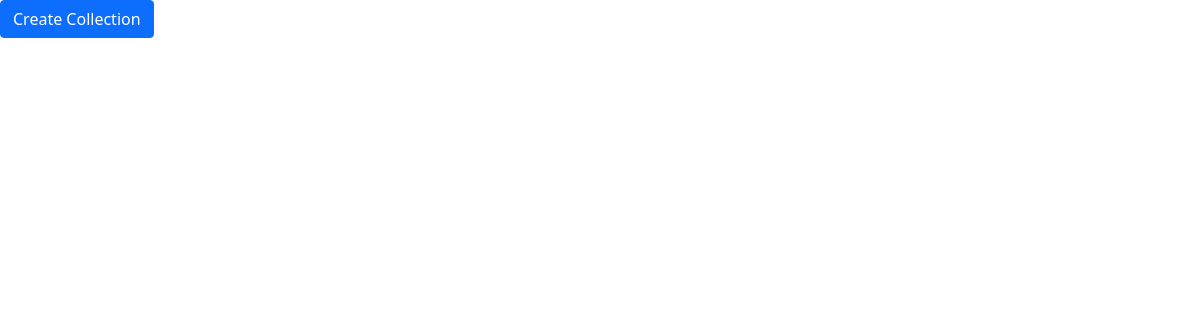
Page /shared-photo-library/collections (signed in) on the earlier database version.
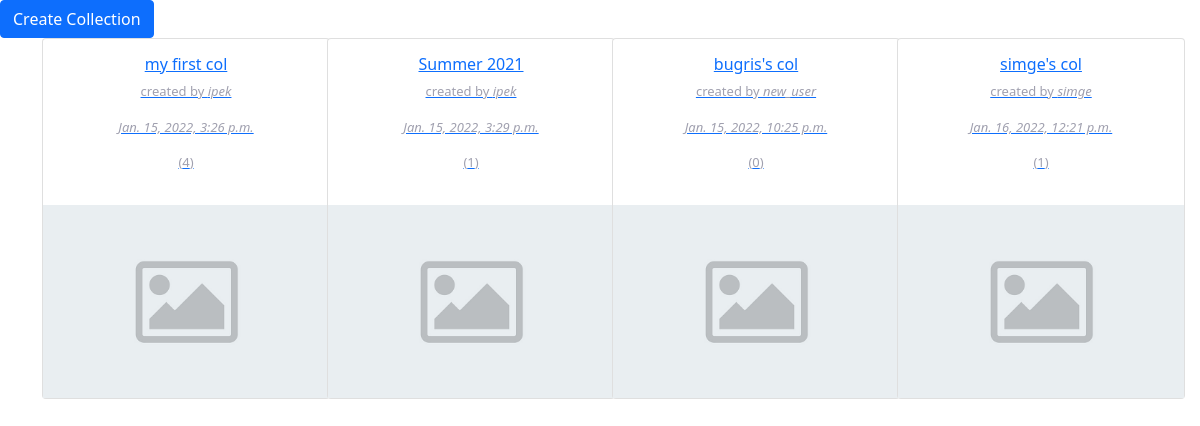
Same page on the later database version.
### shared_photo_library/models.py (models this page shows, shortened)
class Collection(models.Model):
    owner = models.ForeignKey(User, on_delete=models.CASCADE, related_name='col_owner')
    collection_name = models.CharField(max_length=100)
    shared_users = models.ManyToManyField(User, related_name='shared_collections')
    views = models.ManyToManyField(FilterView)
    cover = models.ImageField(default='empty_col.jpg')
    created_date = models.DateTimeField(default=timezone.now)
    photos = models.ManyToManyField(Photo, related_name='col_photos')

### shared_photo_library/views.py (the view, shortened to what this page needs)
# urls.py: path('collections', CollectionView.as_view(), name="collections"),
class CollectionView(View):
    def get(self, request):
        form = CreateCollection()
        logged_in_user = request.user
        users_collections = list(Collection.objects.filter(owner=logged_in_user).annotate(photo_number=Count('photos')))
        shared_collections = list(Collection.objects.filter(shared_users=logged_in_user).annotate(photo_number=Count('photos')))
        collections = users_collections + shared_collections
        return render(request, 'shared_photo_library/collections.html',
                      {'user': logged_in_user, 'form': form, 'collections': collections,
                       'users_collections': users_collections, 'shared_collections': shared_collections})

### shared_photo_library/templates/shared_photo_library/collections.html (shortened to what this page needs)
{% extends 'base.html' %}
{% load static %}
{% block head %}
    <link rel="stylesheet" href="{% static 'css/my_profile.css' %}?v1.2">
{% endblock %}
{% block body %}
<button type="button" class="btn btn-primary" data-bs-toggle="modal" data-bs-target="#createCollection">
  Create Collection
</button>
<div class="container">
    <div class="row">
        {% for col in collections %}
        <div class="col-md-3">
        <a href="{% url 'shared_photo_library:collection_detail' id=col.id %}">
            <div class="card" style="width: 18rem;">
              <div class="card-body">
                <h6 style="text-align: center" class="card-text">{{ col.collection_name }}</h6>
                 <p style="text-align: center; font-size: small; color: #a0a0af">created by <i>{{ col.owner }}</i> </p>
                 <p style="text-align: center; font-size: small; color: #a0a0af"><i>{{ col.created_date }}</i> </p>
                 <p style="text-align: center; font-size: small; color: #a0a0af">({{ col.photo_number }})</p>
              </div>
              <img class="cover" src="{{col.cover.url}}"  alt="...">
            </div>
        </a>
        </div>
        {%endfor  %}
    </div>
</div>
{% endblock %}

### templates/base.html (shortened to what this page needs)
{% load static %}
<!DOCTYPE html>
<html lang="en">
<head>
    <link href="https://cdn.jsdelivr.net/npm/bootstrap@5.1.3/dist/css/bootstrap.min.css" rel="stylesheet">
    {% block head %}
    {% endblock %}
</head>
<body>
{% block body %}
{% endblock %}
</body>
</html>

### static/css/my_profile.css (style rules this page uses)
.cover { object-fit: cover; }

Differences in the rows shown:
added Collection: collection_name "my first col", owner "ipek", created_date "Jan. 15, 2022, 3:26 p.m.", photo_number "4", cover (picture)
added Collection: collection_name "Summer 2021", owner "ipek", created_date "Jan. 15, 2022, 3:29 p.m.", photo_number "1", cover (picture)
added Collection: collection_name "bugris's col", owner "new_user", created_date "Jan. 15, 2022, 10:25 p.m.", photo_number "0", cover (picture)
added Collection: collection_name "simge's col", owner "simge", created_date "Jan. 16, 2022, 12:21 p.m.", photo_number "1", cover (picture)
